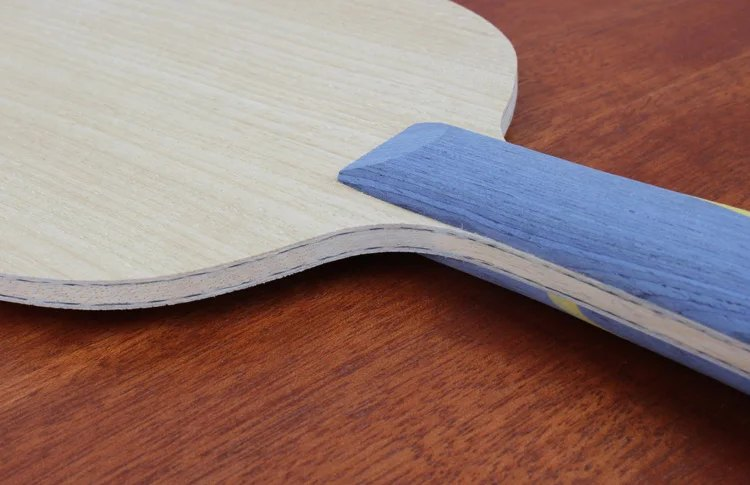
#> input picture assets/img/ali/ae-carbono-32611782696-6.jpg, 750 x 485 px
$ python -i partir_montagem.py   (imports and definitions only)
#> lines starting #> are read from the running program, lines starting #| are printed output that depends on the picture
"""Separa só montagem oficial da mesma peça (faixa clara entre duas cenas)."""
from __future__ import annotations

import json
from pathlib import Path

from PIL import Image, ImageStat

ROOT = Path(__file__).resolve().parents[1]
SRC = ROOT / "data" / "products.json"
OUT = ROOT / "assets" / "img" / "ali"


def col_stats(pix, x: int, h: int) -> tuple[float, float]:
    vals = [pix[x, y] for y in range(0, h, max(1, h // 90))]
    mean = sum(vals) / len(vals)
    var = sum((v - mean) ** 2 for v in vals) / len(vals)
    return mean, var


def row_stats(pix, y: int, w: int) -> tuple[float, float]:
    vals = [pix[x, y] for x in range(0, w, max(1, w // 90))]
    mean = sum(vals) / len(vals)
    var = sum((v - mean) ** 2 for v in vals) / len(vals)
    return mean, var


def find_seams(image: Image.Image) -> list[tuple[str, int]]:
    gray = image.convert("L")
    pix = gray.load()
    w, h = gray.size
    seams: list[tuple[str, int]] = []
    # vertical seam
    for x in range(int(w * 0.28), int(w * 0.72)):
        mean, var = col_stats(pix, x, h)
        if mean < 225 or var > 90:
            continue
        left_m, left_v = col_stats(pix, max(0, x - 18), h)
        right_m, right_v = col_stats(pix, min(w - 1, x + 18), h)
        if left_v > 400 and right_v > 400 and left_m < 200 and right_m < 200:
            seams.append(("v", x))
            break
    # horizontal seam
    for y in range(int(h * 0.28), int(h * 0.72)):
        mean, var = row_stats(pix, y, w)
        if mean < 225 or var > 90:
            continue
        up_m, up_v = row_stats(pix, max(0, y - 18), w)
        dn_m, dn_v = row_stats(pix, min(h - 1, y + 18), w)
        if up_v > 400 and dn_v > 400 and up_m < 200 and dn_m < 200:
            seams.append(("h", y))
            break
    return seams


def split_image(path: Path) -> list[Image.Image]:
    image = Image.open(path).convert("RGB")
#> image is the input picture: PIL image 750x485 RGB; mean R, G, B 144.2, 118.5, 114
    w, h = image.size
#> w = 750; h = 485
    seams = find_seams(image)
#> in find_seams, `gray = image.convert("L")`:
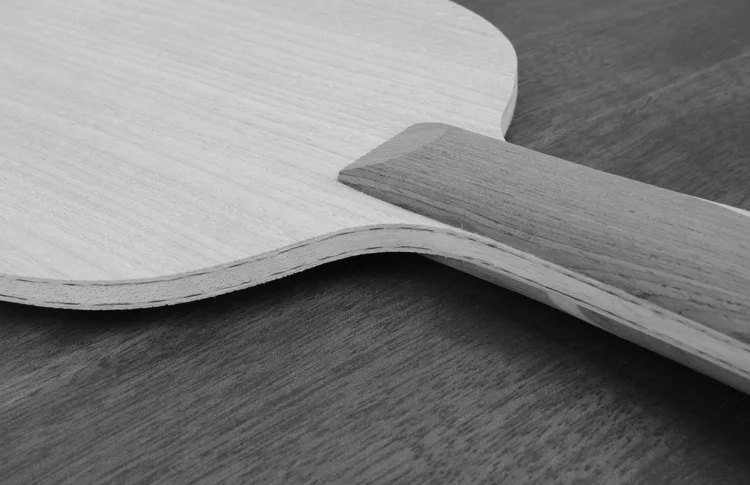
#> gray: PIL image 750x485 L; min 0, max 218, mean 125.7
#> the loop in find_seams, `for x in range(int(w * 0.28), int(w * 0.72)):` made 330 passes
#> after the loop in find_seams, `for x in range(int(w * 0.28), int(w * 0.72)):`: seams = []
#> the loop in find_seams, `for y in range(int(h * 0.28), int(h * 0.72)):` made 214 passes
#> seams = []
    parts: list[Image.Image] = []
    for kind, pos in seams:
        if kind == "v" and pos >= 180 and w - pos >= 180:
            parts = [image.crop((0, 0, pos - 3, h)), image.crop((pos + 3, 0, w, h))]
        elif kind == "h" and pos >= 180 and h - pos >= 180:
            parts = [image.crop((0, 0, w, pos - 3)), image.crop((0, pos + 3, w, h))]
        if parts:
            break
#> this loop made 0 passes
    keep = []
    hashes = set()
    for part in parts:
        if min(part.size) < 160:
            continue
        digest = hash(part.resize((24, 24)).tobytes())
        if digest in hashes:
            continue
        hashes.add(digest)
        keep.append(part)
    return keep


def already_multi(item: dict) -> bool:
    photos = item.get("images") or []
    if len(photos) < 2:
        return False
    return all((ROOT / src).exists() and (ROOT / src).stat().st_size > 4000 for src in photos[:2])


def main() -> None:
    products = json.loads(SRC.read_text(encoding="utf-8"))
    ok = 0
    for item in products:
        if already_multi(item):
            continue
        src = ROOT / (item.get("image") or "")
        if not src.exists():
            continue
        try:
            parts = split_image(src)
        except Exception:
            continue
        if len(parts) < 2:
            continue
        saved = [item["image"]]
        for index, part in enumerate(parts[:2], 2):
            dest = OUT / f"{item['id']}-{index}.jpg"
            part.save(dest, "JPEG", quality=90, optimize=True)
            saved.append(f"assets/img/ali/{dest.name}")
        item["images"] = saved
        ok += 1
        print("ok", item["id"], "+", len(saved), flush=True)
    SRC.write_text(json.dumps(products, ensure_ascii=False, indent=2) + "\n", encoding="utf-8")
    print("montagens", ok, flush=True)


# [2 lines not run here, left out]

>>> result = split_image('../assets/img/ali/ae-carbono-32611782696-6.jpg')
